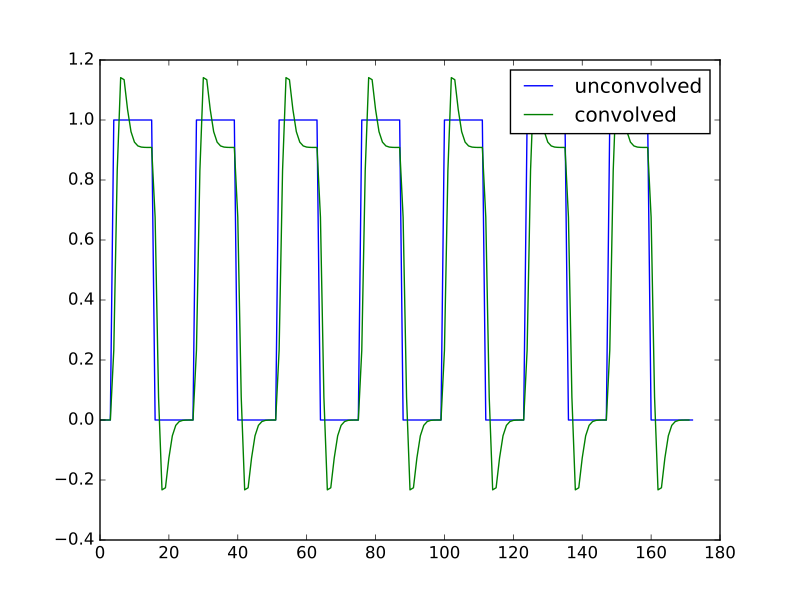

Recreate this plot in Python.
#- Plot convolved neural prediction and unconvolved neural prediction
plt.plot(neural_prediction, label='unconvolved')
# [...]
plt.plot(hemodynamic_prediction, label='convolved')
# [...]
plt.legend()
# <...>
